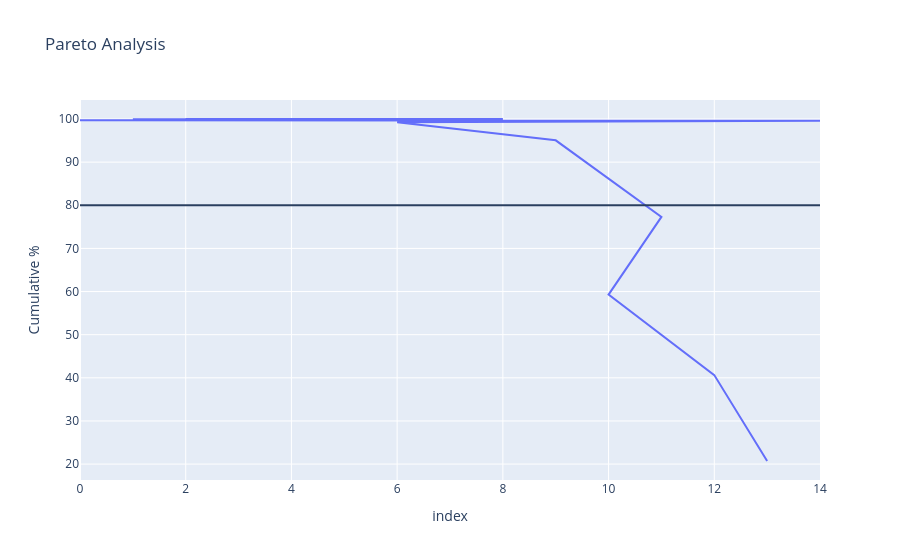

Notebook source saved alongside this figure:
### Code cell
fig = px.line(
    pareto,
    y="Cumulative %",
    title="Pareto Analysis"
)

fig.add_hline(y=80)

fig.show()

### Figure 1 — Plotly figure (JSON) as saved in the notebook; plotly's stock layout.template omitted (floating-point values rounded to 4 significant figures)
{"data": [{"hovertemplate": "index=%{x}<br>Cumulative %=%{y}<extra></extra>", "legendgroup": "", "line": {"color": "#636efa", "dash": "solid"}, "marker": {"symbol": "circle"}, "mode": "lines", "name": "", "orientation": "v", "showlegend": false, "type": "scatter", "x": [13, 12, 10, 11, 9, 6, 14, 0, 4, 3, 1, 5, 8, 7, 2], "xaxis": "x", "y": [20.72, 40.63, 59.3, 77.3, 95.06, 99.26, 99.6, 99.71, 99.81, 99.87, 99.92, 99.96, 99.99, 99.99, 100.0], "yaxis": "y"}], "layout": {"legend": {"tracegroupgap": 0}, "shapes": [{"type": "line", "x0": 0, "x1": 1, "xref": "x domain", "y0": 80, "y1": 80, "yref": "y"}], "title": {"text": "Pareto Analysis"}, "xaxis": {"anchor": "y", "domain": [0, 1], "title": {"text": "index"}}, "yaxis": {"anchor": "x", "domain": [0, 1], "title": {"text": "Cumulative %"}}}}
